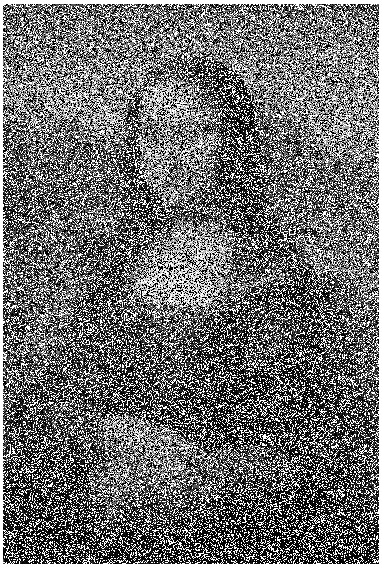
#> input picture module10-image-restoration/images/mona_lisa.jpg, 382 x 568 px
$ python 10_01_Median_and_Bilateral_filter.py
#> lines starting #> are read from the running program, lines starting #| are printed output that depends on the picture
import cv2
import matplotlib.pyplot as plt

# Load an images with Salt and pepper noise.
img1 = cv2.imread('images/mona_lisa.jpg')
#> img1 is the input picture: shape (568, 382, 3); min 0, max 255, mean 110.5
img2 = cv2.imread('images/ice-flakes-microscopy-salt-and-pepper-noise.jpg')
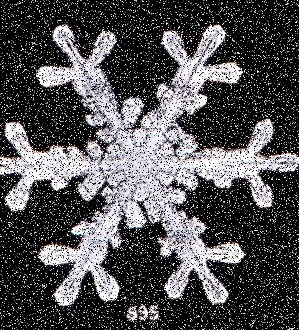
#> input picture module10-image-restoration/images/ice-flakes-microscopy-salt-and-pepper-noise.jpg, 299 x 330 px
#> img2 is the input picture: shape (330, 299, 3); mean B, G, R 83.9, 81.6, 82.8

# Apply median filter.
img1_median = cv2.medianBlur(img1, 9)
img2_median = cv2.medianBlur(img2, 3)

# Apply Gaussian filter for comparison.
img1_gaussian = cv2.GaussianBlur(img1, (5, 5), cv2.BORDER_DEFAULT)
img2_gaussian = cv2.GaussianBlur(img2, (5, 5), cv2.BORDER_DEFAULT)

# Load an images with Salt and pepper noise.
img1 = cv2.imread('images/mona_lisa.jpg')
img2 = cv2.imread('images/ice-flakes-microscopy-salt-and-pepper-noise.jpg')

# Apply median filter.
img1_median = cv2.medianBlur(img1, 9)
img2_median = cv2.medianBlur(img2, 3)

# Apply Gaussian filter for comparison.
img1_gaussian = cv2.GaussianBlur(img1, (5, 5), cv2.BORDER_DEFAULT)
img2_gaussian = cv2.GaussianBlur(img2, (5, 5), cv2.BORDER_DEFAULT)

temp1 = cv2.hconcat([img1, img1_gaussian, img1_median])
temp2 = cv2.hconcat([img2, img2_gaussian, img2_median])

cv2.imshow('Original :: Gaussina Blur :: Median filter', temp1)
cv2.waitKey(0)
cv2.destroyAllWindows()
cv2.imshow('Original :: Gaussina Blur :: Median filter', temp2)
cv2.waitKey(0)
cv2.destroyAllWindows()

# Load image with gaussian noise.
image1 = cv2.imread('images/mri-skull-20-percent-gaussian-noise.jpg')
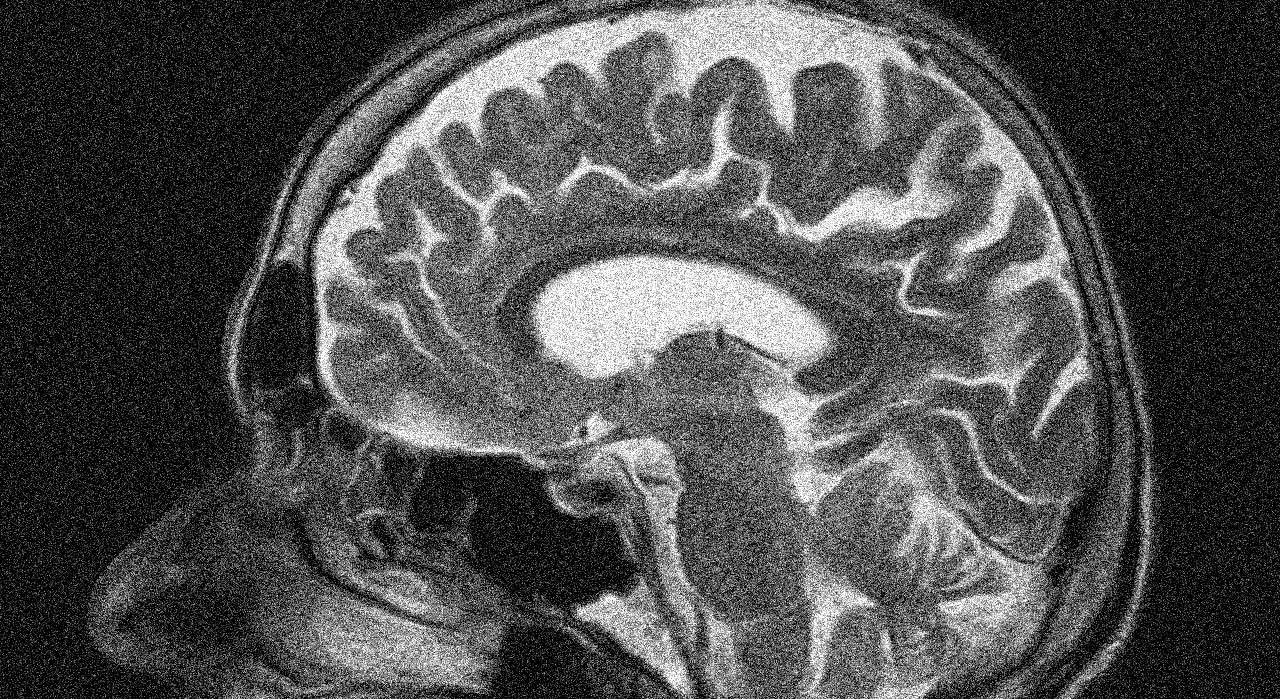
#> input picture module10-image-restoration/images/mri-skull-20-percent-gaussian-noise.jpg, 1280 x 699 px
#> image1 is the input picture: shape (699, 1280, 3); min 0, max 255, mean 78.8
image2 = cv2.imread('images/mri-skull-40-percent-gaussian-noise.jpg')
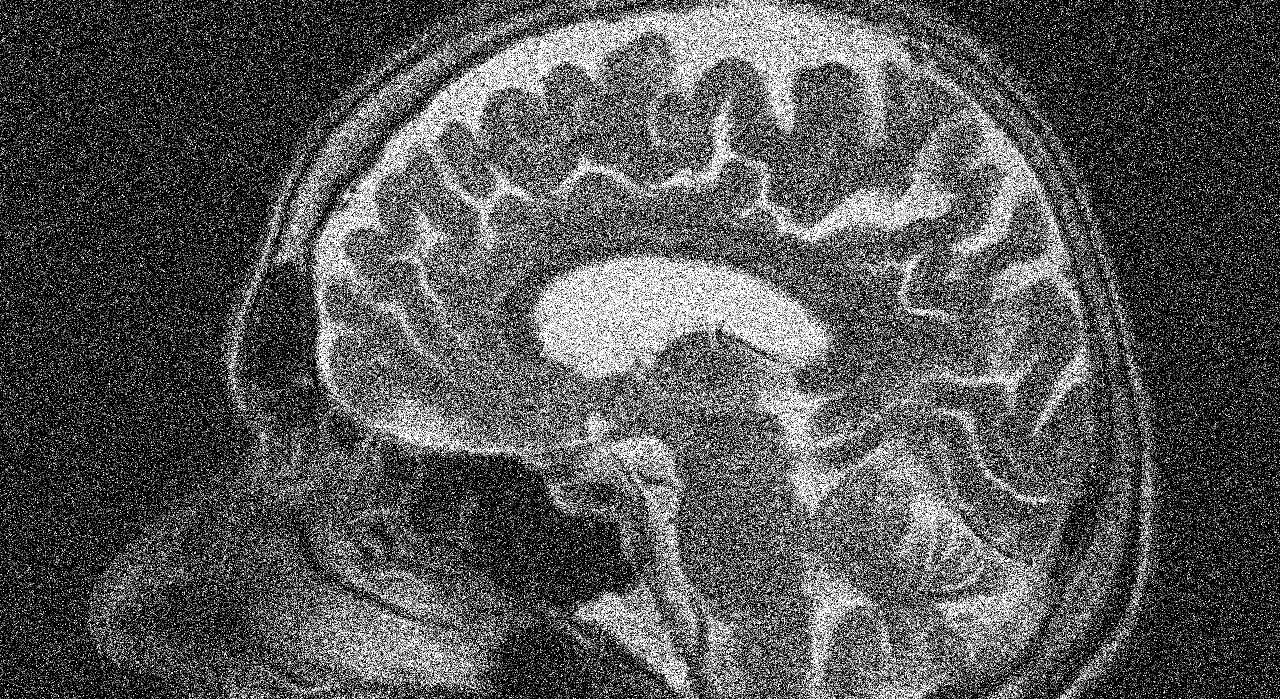
#> input picture module10-image-restoration/images/mri-skull-40-percent-gaussian-noise.jpg, 1280 x 699 px
#> image2 is the input picture: shape (699, 1280, 3); min 0, max 255, mean 86.5

# diameter of the pixel neighborhood used during filtering.
dia = 20

# Larger the value the distant colours will be mixed together
# to produce areas of semi equal colors.
sigmaColor = 200

# Larger the value more the influence of the farther placed pixels
# as long as their colors are close enough.
sigmaSpace = 100

# Apply bilateralFilter.
dst1 = cv2.bilateralFilter(image1, dia, sigmaColor, sigmaSpace)
dst2 = cv2.bilateralFilter(image2, dia, sigmaColor, sigmaSpace)

# Resizing for display convenience, not necessary otherwise.
image1_res = cv2.resize(image1, None, fx = 0.3, fy = 0.3)
image2_res = cv2.resize(image2, None, fx = 0.3, fy = 0.3)
dst1_res = cv2.resize(dst1, None, fx = 0.3, fy = 0.3)
dst2_res = cv2.resize(dst2, None, fx = 0.3, fy = 0.3)

temp1 = cv2.hconcat([image1_res, dst1_res])
#> temp1: shape (210, 768, 3)
temp2 = cv2.hconcat([image2_res, dst2_res])
#> temp2: shape (210, 768, 3)
temp3 = cv2.vconcat([temp1, temp2])

cv2.imshow('Image with Gaussian noise :: Image after Bilateral filter', temp3)
cv2.waitKey(0)
cv2.destroyAllWindows()

# Load images.
img1 = cv2.imread('images/face-original.jpg')
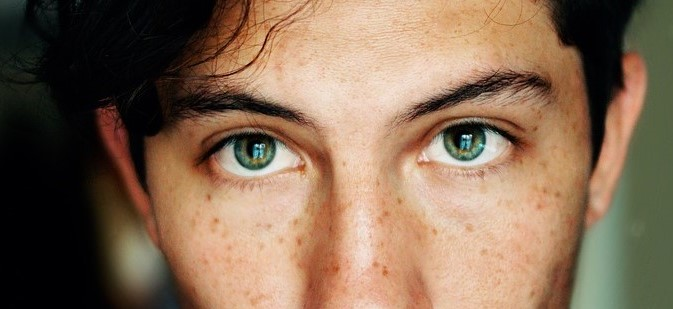
#> input picture module10-image-restoration/images/face-original.jpg, 673 x 309 px
#> img1 is the input picture: shape (309, 673, 3); mean B, G, R 84.4, 106.7, 132.5
img2 = cv2.imread('images/girl-skin.jpg')
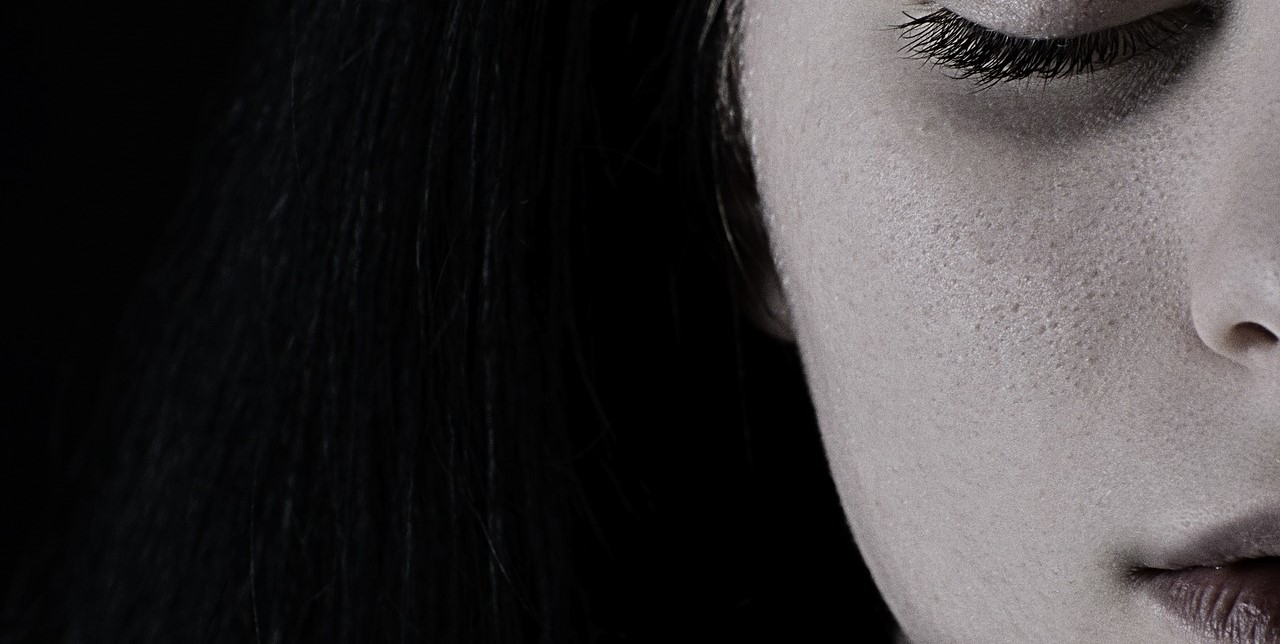
#> input picture module10-image-restoration/images/girl-skin.jpg, 1280 x 644 px
#> img2 is the input picture: shape (644, 1280, 3); mean B, G, R 55.3, 54.4, 57.1

# Apply Gaussian filter for comparison.
img1_gaussian = cv2.GaussianBlur(img1, (5,5), cv2.BORDER_DEFAULT)
#> img1_gaussian: shape (309, 673, 3)
img2_gaussian = cv2.GaussianBlur(img2, (5,5), cv2.BORDER_DEFAULT)
#> img2_gaussian: shape (644, 1280, 3)

# Apply bilateralFilter.
img1_bilateral = cv2.bilateralFilter(img1, d = 25, sigmaColor = 90, sigmaSpace = 40)
img2_bilateral = cv2.bilateralFilter(img2, d = 30, sigmaColor = 65, sigmaSpace = 15)

# Resizing for display convenience, not necessary otherwise.
img1_res = cv2.resize(img1, None, fx = 0.7, fy = 0.7)
img2_res = cv2.resize(img2, None, fx = 0.3, fy = 0.3)
img1_gaussian_res  = cv2.resize(img1_gaussian, None,  fx = 0.7, fy = 0.7)
img2_gaussian_res  = cv2.resize(img2_gaussian, None,  fx = 0.3, fy = 0.3)
img1_bilateral_res = cv2.resize(img1_bilateral, None, fx = 0.7, fy = 0.7)
img2_bilateral_res = cv2.resize(img2_bilateral, None, fx = 0.3, fy = 0.3)

temp1 = cv2.vconcat([img1_res, img1_gaussian_res, img1_bilateral_res])
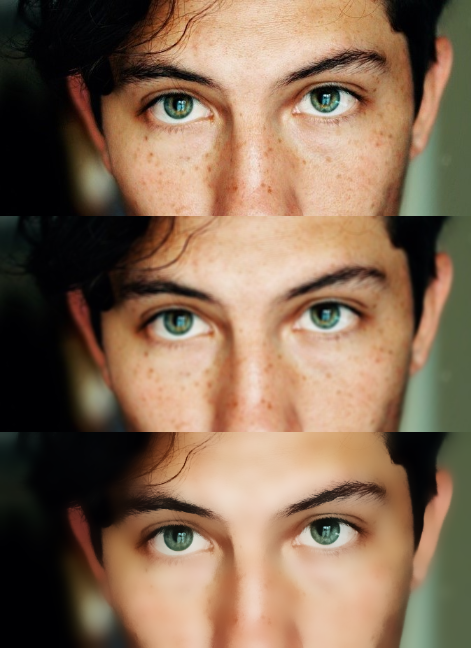
#> temp1: shape (648, 471, 3); mean B, G, R 84.3, 106.7, 132.5
temp2 = cv2.vconcat([img2_res, img2_gaussian_res, img2_bilateral_res])
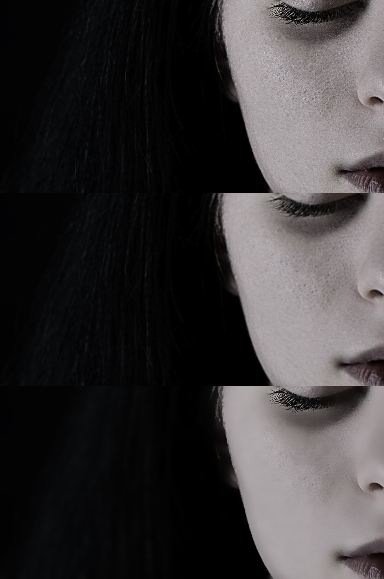
#> temp2: shape (579, 384, 3); mean B, G, R 55.2, 54.3, 57

cv2.imshow('Original :: Gaussian Blur applied :: Bilateral filter applied', temp1)
cv2.waitKey(0)
cv2.destroyAllWindows()
cv2.imshow('Original :: Gaussian Blur applied :: Bilateral filter applied', temp2)
cv2.waitKey(0)
cv2.destroyAllWindows()
